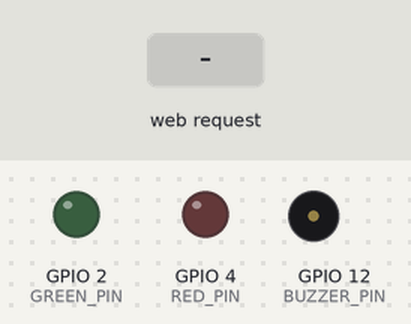
The sketch below on a simulated ESP32. Shown: output pins drawn as LEDs (lit = HIGH), buzzer (waves = sounding). The test bench sets the inputs (shaded band). WiFi joins after 1.5 s; servers stay silent unless stated; what the sketch prints to the serial monitor is not drawn.

Above: at 2.7 s.
2.8 s: HTTP request GET /success received
At 3.3 s:
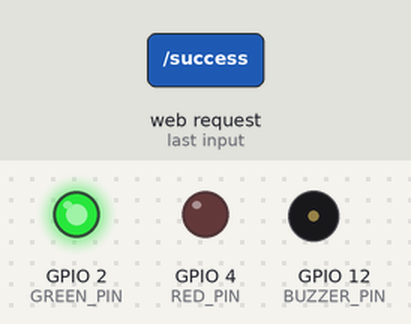
4.4 s: HTTP request GET /fail received
At 5.7 s:
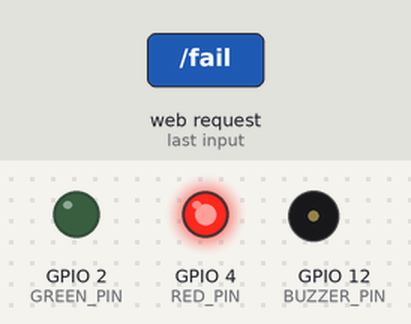
Timing chart, 0 to 7.4 s (numbered marks = the images above; inputs shaded):
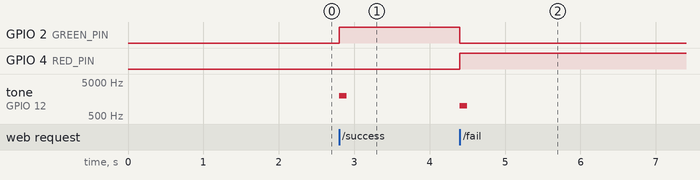

Measured:
- after the input at 2.8 s, GPIO 2 (GREEN_PIN): LOW → HIGH at once; tone on GPIO 12 (BUZZER_PIN): silent → 2000 Hz at once, → silent 0.10 s later
- after the input at 4.4 s, GPIO 2 (GREEN_PIN): HIGH → LOW at once; GPIO 4 (RED_PIN): LOW → HIGH at once; tone on GPIO 12 (BUZZER_PIN): silent → 1000 Hz at once, → silent 0.10 s later

The sketch:

esp32_controller.ino
```cpp
/*
 Simple ESP32 web server that exposes /success and /fail endpoints.
 When /success is requested, a GREEN LED (GPIO2) is turned on briefly.
 When /fail is requested, a RED LED (GPIO4) is turned on briefly.
 Modify pins if your board's pins differ.
*/

#include <WiFi.h>
#include <WebServer.h>

const char* ssid = "YOUR_SSID";
const char* password = "YOUR_PASSWORD";

WebServer server(80);

const int GREEN_PIN = 2; // AUTH_SUCCESS
const int RED_PIN = 4;   // AUTH_FAIL
const int BUZZER_PIN = 12;

void handleRoot() {
  server.send(200, "text/plain", "ESP32 Liveliness Controller");
}

void handleSuccess() {
  digitalWrite(GREEN_PIN, HIGH);
  digitalWrite(RED_PIN, LOW);
  tone(BUZZER_PIN, 2000, 100);
  server.send(200, "text/plain", "OK");
}

void handleFail() {
  digitalWrite(RED_PIN, HIGH);
  digitalWrite(GREEN_PIN, LOW);
  tone(BUZZER_PIN, 1000, 100);
  server.send(200, "text/plain", "OK");
}

void setup() {
  Serial.begin(115200);
  pinMode(GREEN_PIN, OUTPUT);
  pinMode(RED_PIN, OUTPUT);
  pinMode(BUZZER_PIN, OUTPUT);
  digitalWrite(GREEN_PIN, LOW);
  digitalWrite(RED_PIN, LOW);

  WiFi.begin(ssid, password);
  Serial.print("Connecting to WiFi");
  while (WiFi.status() != WL_CONNECTED) {
    delay(500);
    Serial.print(".");
  }
  Serial.println();
  Serial.print("Connected. IP: ");
  Serial.println(WiFi.localIP());

  server.on("/", handleRoot);
  server.on("/success", handleSuccess);
  server.on("/fail", handleFail);
  server.begin();
  Serial.println("HTTP server started");
}

void loop() {
  server.handleClient();
}
```
